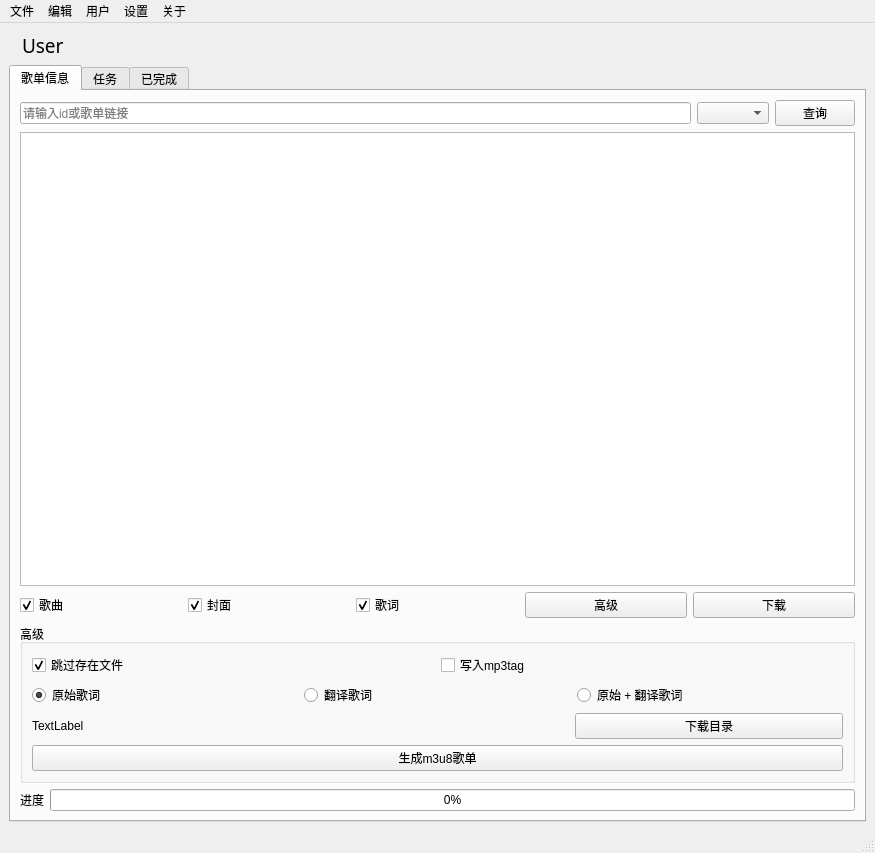
<?xml version="1.0" encoding="UTF-8"?>
<ui version="4.0">
 <class>MainWindow</class>
 <widget class="QMainWindow" name="MainWindow">
  <property name="geometry">
   <rect>
    <x>0</x>
    <y>0</y>
    <width>875</width>
    <height>853</height>
   </rect>
  </property>
  <property name="windowTitle">
   <string>ncmd - NeteaseCloudMusic Downloader</string>
  </property>
  <property name="statusTip">
   <string/>
  </property>
  <widget class="QWidget" name="centralwidget">
   <layout class="QVBoxLayout" name="verticalLayout_5">
    <item>
     <layout class="QHBoxLayout" name="horizontalLayout_3">
      <item>
       <widget class="QLabel" name="AvatarLB">
        <property name="cursor">
         <cursorShape>ArrowCursor</cursorShape>
        </property>
        <property name="styleSheet">
         <string notr="true"/>
        </property>
        <property name="text">
         <string/>
        </property>
        <property name="scaledContents">
         <bool>false</bool>
        </property>
       </widget>
      </item>
      <item>
       <widget class="QLabel" name="userLB">
        <property name="font">
         <font>
          <family>微软雅黑 Light</family>
          <pointsize>14</pointsize>
          <underline>false</underline>
         </font>
        </property>
        <property name="cursor">
         <cursorShape>PointingHandCursor</cursorShape>
        </property>
        <property name="text">
         <string>User</string>
        </property>
       </widget>
      </item>
      <item>
       <spacer name="horizontalSpacer">
        <property name="orientation">
         <enum>Qt::Horizontal</enum>
        </property>
        <property name="sizeHint" stdset="0">
         <size>
          <width>40</width>
          <height>20</height>
         </size>
        </property>
       </spacer>
      </item>
      <item>
       <widget class="QLabel" name="listNameLB">
        <property name="text">
         <string> </string>
        </property>
       </widget>
      </item>
     </layout>
    </item>
    <item>
     <widget class="QTabWidget" name="tabWidget">
      <property name="currentIndex">
       <number>0</number>
      </property>
      <widget class="QWidget" name="tab">
       <attribute name="title">
        <string>歌单信息</string>
       </attribute>
       <layout class="QVBoxLayout" name="verticalLayout_2">
        <item>
         <layout class="QHBoxLayout" name="horizontalLayout">
          <item>
           <widget class="QLineEdit" name="idEdit">
            <property name="text">
             <string/>
            </property>
            <property name="echoMode">
             <enum>QLineEdit::Normal</enum>
            </property>
            <property name="placeholderText">
             <string>请输入id或歌单链接</string>
            </property>
           </widget>
          </item>
          <item>
           <widget class="QComboBox" name="brBox">
            <property name="currentIndex">
             <number>-1</number>
            </property>
           </widget>
          </item>
          <item>
           <widget class="QPushButton" name="queryBtn">
            <property name="text">
             <string>查询</string>
            </property>
           </widget>
          </item>
         </layout>
        </item>
        <item>
         <widget class="QTableWidget" name="tableWidget">
          <property name="sortingEnabled">
           <bool>true</bool>
          </property>
          <property name="columnCount">
           <number>0</number>
          </property>
          <attribute name="horizontalHeaderCascadingSectionResizes">
           <bool>false</bool>
          </attribute>
          <attribute name="verticalHeaderCascadingSectionResizes">
           <bool>false</bool>
          </attribute>
         </widget>
        </item>
        <item>
         <layout class="QHBoxLayout" name="horizontalLayout_4">
          <item>
           <widget class="QCheckBox" name="songCheck">
            <property name="text">
             <string>歌曲</string>
            </property>
            <property name="checked">
             <bool>true</bool>
            </property>
           </widget>
          </item>
          <item>
           <widget class="QCheckBox" name="picCheck">
            <property name="text">
             <string>封面</string>
            </property>
            <property name="checked">
             <bool>true</bool>
            </property>
           </widget>
          </item>
          <item>
           <widget class="QCheckBox" name="lrcCheck">
            <property name="text">
             <string>歌词</string>
            </property>
            <property name="checked">
             <bool>true</bool>
            </property>
           </widget>
          </item>
          <item>
           <widget class="QPushButton" name="proBtn">
            <property name="text">
             <string>高级</string>
            </property>
           </widget>
          </item>
          <item>
           <widget class="QPushButton" name="testBtn">
            <property name="text">
             <string>下载</string>
            </property>
           </widget>
          </item>
         </layout>
        </item>
        <item>
         <widget class="QGroupBox" name="groupBox">
          <property name="title">
           <string>高级</string>
          </property>
          <layout class="QVBoxLayout" name="verticalLayout">
           <item>
            <layout class="QHBoxLayout" name="horizontalLayout_6">
             <item>
              <widget class="QCheckBox" name="skipCheck">
               <property name="text">
                <string>跳过存在文件</string>
               </property>
               <property name="checked">
                <bool>true</bool>
               </property>
              </widget>
             </item>
             <item>
              <widget class="QCheckBox" name="tagCheck">
               <property name="text">
                <string>写入mp3tag</string>
               </property>
              </widget>
             </item>
            </layout>
           </item>
           <item>
            <layout class="QHBoxLayout" name="horizontalLayout_5">
             <item>
              <widget class="QRadioButton" name="radioButton">
               <property name="text">
                <string>原始歌词</string>
               </property>
               <property name="checked">
                <bool>true</bool>
               </property>
              </widget>
             </item>
             <item>
              <widget class="QRadioButton" name="radioButton_2">
               <property name="text">
                <string>翻译歌词</string>
               </property>
              </widget>
             </item>
             <item>
              <widget class="QRadioButton" name="radioButton_3">
               <property name="text">
                <string>原始 + 翻译歌词</string>
               </property>
              </widget>
             </item>
            </layout>
           </item>
           <item>
            <layout class="QHBoxLayout" name="horizontalLayout_7">
             <item>
              <widget class="QLabel" name="pathLB">
               <property name="sizePolicy">
                <sizepolicy hsizetype="Preferred" vsizetype="Preferred">
                 <horstretch>2</horstretch>
                 <verstretch>0</verstretch>
                </sizepolicy>
               </property>
               <property name="text">
                <string>TextLabel</string>
               </property>
              </widget>
             </item>
             <item>
              <widget class="QPushButton" name="pathBtn">
               <property name="sizePolicy">
                <sizepolicy hsizetype="Minimum" vsizetype="Fixed">
                 <horstretch>1</horstretch>
                 <verstretch>0</verstretch>
                </sizepolicy>
               </property>
               <property name="text">
                <string>下载目录</string>
               </property>
              </widget>
             </item>
            </layout>
           </item>
           <item>
            <widget class="QPushButton" name="m3u8Btn">
             <property name="text">
              <string>生成m3u8歌单</string>
             </property>
            </widget>
           </item>
          </layout>
         </widget>
        </item>
        <item>
         <layout class="QHBoxLayout" name="horizontalLayout_2">
          <item>
           <widget class="QLabel" name="label_3">
            <property name="text">
             <string>进度</string>
            </property>
           </widget>
          </item>
          <item>
           <widget class="QProgressBar" name="progressBar">
            <property name="value">
             <number>0</number>
            </property>
            <property name="textVisible">
             <bool>true</bool>
            </property>
           </widget>
          </item>
         </layout>
        </item>
       </layout>
      </widget>
      <widget class="QWidget" name="tab_2">
       <attribute name="title">
        <string>任务</string>
       </attribute>
       <layout class="QVBoxLayout" name="verticalLayout_3">
        <item>
         <widget class="QListWidget" name="taskList">
          <property name="sizePolicy">
           <sizepolicy hsizetype="Expanding" vsizetype="Expanding">
            <horstretch>0</horstretch>
            <verstretch>0</verstretch>
           </sizepolicy>
          </property>
          <property name="minimumSize">
           <size>
            <width>590</width>
            <height>0</height>
           </size>
          </property>
          <property name="sizeAdjustPolicy">
           <enum>QAbstractScrollArea::AdjustIgnored</enum>
          </property>
          <property name="resizeMode">
           <enum>QListView::Fixed</enum>
          </property>
         </widget>
        </item>
       </layout>
      </widget>
      <widget class="QWidget" name="tab_3">
       <attribute name="title">
        <string>已完成</string>
       </attribute>
       <layout class="QVBoxLayout" name="verticalLayout_4">
        <item>
         <widget class="QListWidget" name="doneList"/>
        </item>
       </layout>
      </widget>
     </widget>
    </item>
   </layout>
  </widget>
  <widget class="QMenuBar" name="menubar">
   <property name="geometry">
    <rect>
     <x>0</x>
     <y>0</y>
     <width>875</width>
     <height>23</height>
    </rect>
   </property>
   <widget class="QMenu" name="menu">
    <property name="title">
     <string>用户</string>
    </property>
    <addaction name="loginAction"/>
    <addaction name="userListAction"/>
   </widget>
   <widget class="QMenu" name="menu_2">
    <property name="title">
     <string>文件</string>
    </property>
    <addaction name="exitBtn"/>
    <addaction name="separator"/>
    <addaction name="updateAction"/>
    <addaction name="aria2Action"/>
   </widget>
   <widget class="QMenu" name="menu_3">
    <property name="title">
     <string>编辑</string>
    </property>
    <addaction name="action_8"/>
    <addaction name="action_9"/>
   </widget>
   <widget class="QMenu" name="menu_4">
    <property name="title">
     <string>关于</string>
    </property>
    <addaction name="aboutAction"/>
    <addaction name="separator"/>
    <addaction name="websiteAction"/>
   </widget>
   <widget class="QMenu" name="menu_5">
    <property name="title">
     <string>设置</string>
    </property>
    <addaction name="cacheAction"/>
    <addaction name="METAAction"/>
    <addaction name="fnameAction"/>
   </widget>
   <addaction name="menu_2"/>
   <addaction name="menu_3"/>
   <addaction name="menu"/>
   <addaction name="menu_5"/>
   <addaction name="menu_4"/>
  </widget>
  <widget class="QStatusBar" name="statusbar"/>
  <action name="exitBtn">
   <property name="checkable">
    <bool>false</bool>
   </property>
   <property name="text">
    <string>退出</string>
   </property>
  </action>
  <action name="aboutAction">
   <property name="text">
    <string>关于作者</string>
   </property>
  </action>
  <action name="websiteAction">
   <property name="text">
    <string>访问本软件网站</string>
   </property>
  </action>
  <action name="loginAction">
   <property name="text">
    <string>用户登录</string>
   </property>
  </action>
  <action name="userListAction">
   <property name="text">
    <string>用户歌单</string>
   </property>
  </action>
  <action name="action_8">
   <property name="text">
    <string>全选</string>
   </property>
  </action>
  <action name="action_9">
   <property name="text">
    <string>反选</string>
   </property>
  </action>
  <action name="updateAction">
   <property name="text">
    <string>检查更新</string>
   </property>
  </action>
  <action name="cacheAction">
   <property name="text">
    <string>缓存设置</string>
   </property>
  </action>
  <action name="METAAction">
   <property name="text">
    <string>META信息</string>
   </property>
  </action>
  <action name="fnameAction">
   <property name="text">
    <string>文件名格式</string>
   </property>
  </action>
  <action name="aria2Action">
   <property name="text">
    <string>重启aria2</string>
   </property>
  </action>
 </widget>
 <resources/>
 <connections/>
</ui>
